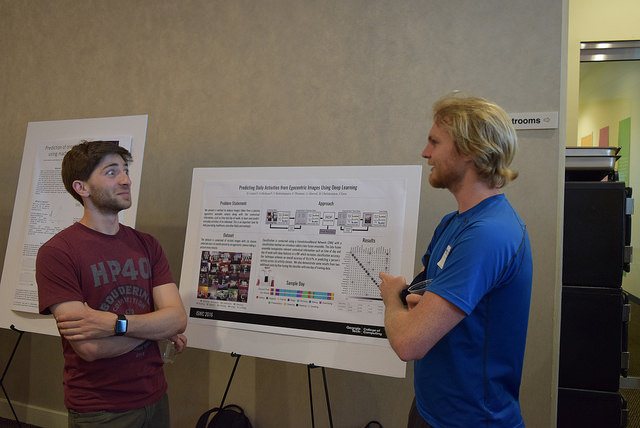
#> input picture input.jpg, 640 x 428 px
$ python generate_face_mask_segmentations.py ../../input.jpg
#> lines starting #> are read from the running program, lines starting #| are printed output that depends on the picture
import numpy as np
import cv2
import sys
import os.path as osp
from matplotlib import pyplot as plt


img = cv2.imread(sys.argv[1])
#> img is the input picture: shape (428, 640, 3); mean B, G, R 88.5, 96, 105.1

face_cascade = cv2.CascadeClassifier('haarcascade_frontalface_default.xml')
gray = cv2.cvtColor(img, cv2.COLOR_BGR2GRAY)
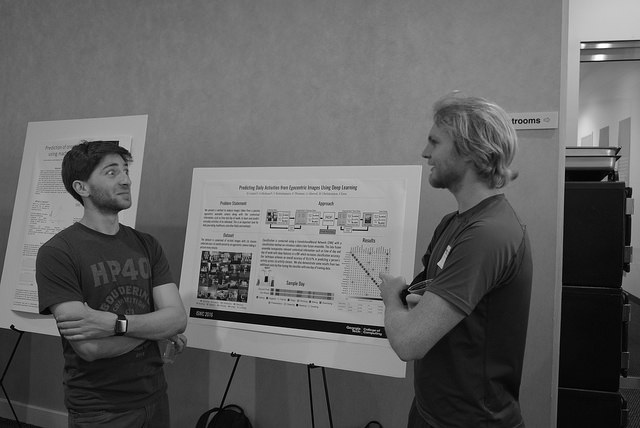
#> gray: shape (428, 640); min 0, max 255, mean 97.9

faces = face_cascade.detectMultiScale(gray, 1.3, 5)
#> faces = ()

for i, (x,y,w,h) in enumerate(faces):
    # print(x, y, w, h)
    mask = np.zeros((img.shape[0], img.shape[1]), np.uint8)
    # print(mask.shape)
    # mask[y:y+h, x:x+w] = 1
    rect = (x, y, w, h)

    bgdModel = np.zeros((1,65), np.float64)
    fgdModel = np.zeros((1,65), np.float64)

    cv2.grabCut(img, mask, rect, bgdModel, fgdModel, 5, cv2.GC_INIT_WITH_RECT)

    mask = np.where((mask==2)|(mask==0), 0, 1).astype('uint8')
    # print(mask2)
    mask = mask * 255
    cv2.imwrite(osp.join("masks", "mask_{0}.jpg".format(i+1)), mask)
    # cv2.rectangle(img,(x,y),(x+w,y+h),(255,0,0),2)
    # roi_gray = gray[y:y+h, x:x+w]
    # roi_color = img[y:y+h, x:x+w]

    cv2.rectangle(img,(x,y),(x+w,y+h),(255,0,0),2)
    roi_gray = gray[y:y+h, x:x+w]
    roi_color = img[y:y+h, x:x+w]
#> this loop made 0 passes

with open(osp.join("masks", "num_masks"), 'w') as f:
    f.write(str(len(faces)))

cv2.imwrite('faces_img.jpg',img)
print("Face Detection Done!")
